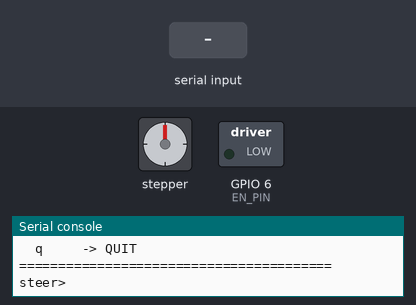
Bench run of a program on a simulated ESP32 board running MicroPython. Parts: stepper motor, switched loads named in the program (green lamp = pin HIGH), the last lines printed to the serial console. The test bench sets the inputs (shaded band). The stepper is drawn at 200 steps a turn; pins used as bus, display or sensor lines are not drawn. At 10.8 s the program stops and its outputs stay as they are.

Above: at 1.2 s.
1.3 s: "R" typed at the serial console, then Enter
At 1.45 s:
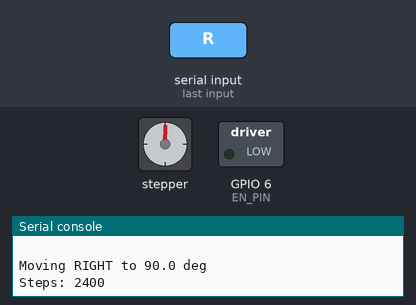
4.3 s: "L" typed at the serial console, then Enter
At 4.45 s:
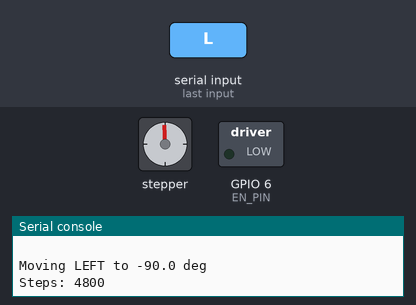
7.3 s: "c" typed at the serial console, then Enter
10.3 s: "q" typed at the serial console, then Enter
At 11.9 s:
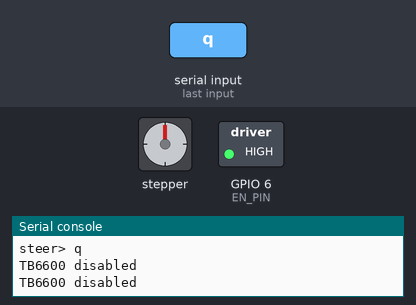
Timing chart, 0 to 12.3 s (numbered marks = the images above; inputs shaded):
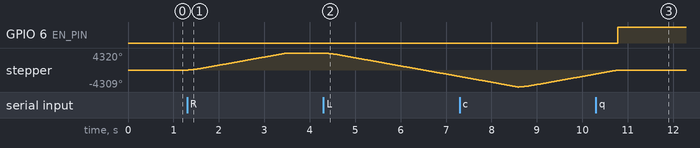

Measured:
- after the input at 1.3 s, stepper: turns 4320° clockwise in 2.2 s, starting at once
- after the input at 4.3 s, stepper: keeps turning counter-clockwise at about 1995°/s, starting at once
- after the input at 10.3 s, GPIO 6 (EN_PIN): LOW → HIGH after 0.48 s

The program:

steering_test_3to1.py
```python
import time
from machine import Pin

# AUTOKART STEERING-ONLY TEST
# ESP32-S3 + TB6600 + NEMA23
# 17T motor gear -> 51T steering gear = 3:1
# OPEN LOOP: physically center steering before running.

STEP_PIN = Pin(4, Pin.OUT, value=0)
DIR_PIN  = Pin(5, Pin.OUT, value=0)
EN_PIN   = Pin(6, Pin.OUT, value=1)

TB_ENABLE = 0
TB_DISABLE = 1

# RIGHT = clockwise. If physical direction is reversed, change 1 -> 0.
RIGHT_DIR = 1
LEFT_DIR = 0

PULSES_PER_MOTOR_REV = 3200
GEAR_RATIO = 51 / 17
PULSES_PER_DEG = (PULSES_PER_MOTOR_REV * GEAR_RATIO) / 360.0

LEFT_LIMIT_DEG = -90.0
RIGHT_LIMIT_DEG = 90.0

# Conservative test motion
START_PERIOD_US = 1800
FAST_PERIOD_US = 800
ACCEL_US_PER_STEP = 5
STEP_HIGH_US = 10

current_steps = 0

def current_angle():
    return current_steps / PULSES_PER_DEG

def clamp_angle(angle):
    return max(LEFT_LIMIT_DEG, min(RIGHT_LIMIT_DEG, angle))

def enable_driver():
    EN_PIN.value(TB_ENABLE)

def disable_driver():
    EN_PIN.value(TB_DISABLE)

def pulse_step():
    STEP_PIN.value(1)
    time.sleep_us(STEP_HIGH_US)
    STEP_PIN.value(0)

def move_to_angle(target_angle):
    global current_steps

    target_angle = clamp_angle(float(target_angle))
    target_steps = round(target_angle * PULSES_PER_DEG)
    delta_steps = target_steps - current_steps

    if delta_steps == 0:
        print("Already at target")
        return

    if delta_steps > 0:
        DIR_PIN.value(RIGHT_DIR)
        direction = 1
        direction_name = "RIGHT"
    else:
        DIR_PIN.value(LEFT_DIR)
        direction = -1
        direction_name = "LEFT"

    total_steps = abs(delta_steps)
    period_us = START_PERIOD_US

    print()
    print("Moving", direction_name, "to", target_angle, "deg")
    print("Steps:", total_steps)

    for _ in range(total_steps):
        pulse_step()
        time.sleep_us(period_us)
        current_steps += direction

        if period_us > FAST_PERIOD_US:
            period_us = max(
                FAST_PERIOD_US,
                period_us - ACCEL_US_PER_STEP
            )

    print("Software position:", round(current_angle(), 2), "deg")

def move_relative(delta_angle):
    move_to_angle(current_angle() + float(delta_angle))

def print_status():
    print()
    print("==============================")
    print("STEERING TEST STATUS")
    print("==============================")
    print("Gear ratio      :", GEAR_RATIO)
    print("Pulses / degree :", round(PULSES_PER_DEG, 4))
    print("Software angle  :", round(current_angle(), 2))
    print("Software steps  :", current_steps)
    print("==============================")

enable_driver()

print()
print("========================================")
print("     AUTOKART STEERING TEST")
print("========================================")
print("17T -> 51T")
print("Gear ratio = 3:1")
print("Pulses/degree =", round(PULSES_PER_DEG, 4))
print()
print("PHYSICALLY CENTER STEERING FIRST")
print()
print("Commands:")
print("  r 5   -> RIGHT 5 deg")
print("  l 5   -> LEFT 5 deg")
print("  r 15  -> RIGHT 15 deg")
print("  l 15  -> LEFT 15 deg")
print("  R     -> FULL RIGHT")
print("  L     -> FULL LEFT")
print("  c     -> CENTER")
print("  s     -> STATUS")
print("  q     -> QUIT")
print("========================================")

try:
    while True:
        command = input("steer> ").strip()

        if not command:
            continue

        if command == "R":
            move_to_angle(RIGHT_LIMIT_DEG)

        elif command == "L":
            move_to_angle(LEFT_LIMIT_DEG)

        elif command.lower() == "c":
            move_to_angle(0)

        elif command.lower() == "s":
            print_status()

        elif command.lower() == "q":
            disable_driver()
            print("TB6600 disabled")
            break

        elif command.lower().startswith("r "):
            try:
                deg = float(command.split()[1])
                move_relative(abs(deg))
            except:
                print("Example: r 5")

        elif command.lower().startswith("l "):
            try:
                deg = float(command.split()[1])
                move_relative(-abs(deg))
            except:
                print("Example: l 5")

        else:
            print("Unknown command")

except KeyboardInterrupt:
    print()
    print("STOPPED")

finally:
    STEP_PIN.value(0)
    disable_driver()
    print("TB6600 disabled")
```
